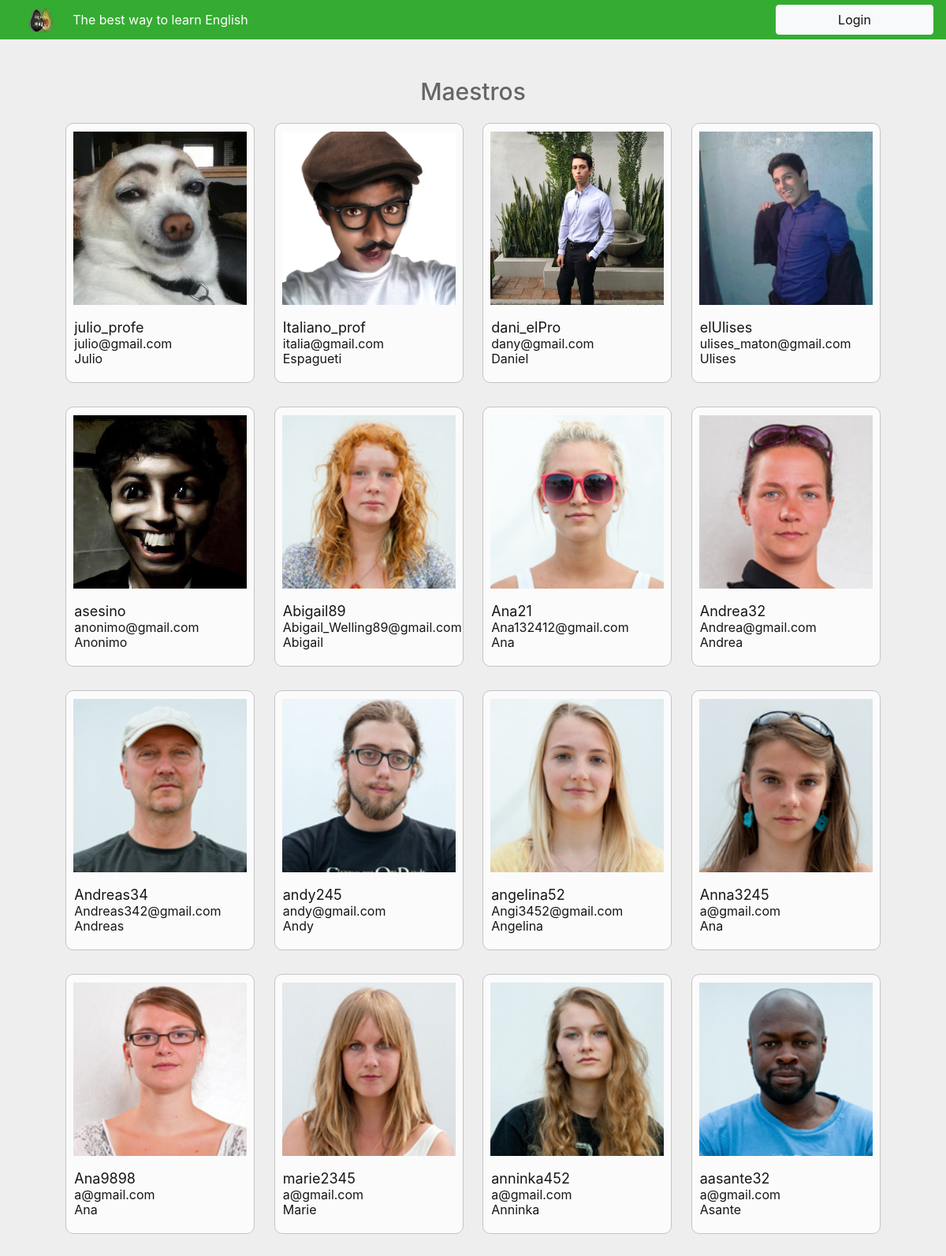
The page /listar_maestro/ on the database its author committed.
### app/models.py (models this page shows, shortened)
class Maestro(models.Model):
    name=models.OneToOneField(User)
    nombre=models.CharField(max_length=30)
    apellido=models.CharField(max_length=30)
    correo=models.CharField(max_length=30)
    foto=models.ImageField(upload_to="images")
    titulo = models.CharField(max_length=300,null=True,blank=True)
    descripcion = models.TextField(max_length=1000,null=True,blank=True)

### app/views.py (the view)
# urls.py: url(r'^listar_maestro/$',views.ListMaestros,name="listar_maestro"),
def ListMaestros(request):
    current=request.user.username
    isTeacher=False
    currentReal=""
    teachers=Maestro.objects.all()
    for teacher in teachers:
        nombre=str(teacher.name)
        if current == nombre:
            currentReal=teacher #En esta variable se guarda el objeto actual
            isTeacher=True
    alumnos=Alumno.objects.all()
    for alumno in alumnos:
        nombre=str(alumno.name)
        if current == nombre:
            currentReal=alumno #En esta variable se guarda el objeto actual
    return render(request,'list_maestro.html',{"isTeacher":isTeacher,"current":currentReal,"object_list":Maestro.objects.all()})

### Templates/list_maestro.html (shortened to what this page needs)
{% extends 'base.html' %}
{%load staticfiles%}
{% block style%}
    <link rel="stylesheet" href="{% static 'css/lista_maestros.css' %}">
{%endblock%}
{% block body %}
  <div align="center">
    <section class="contenedor_maestros">
      <h2 class="lista_maestros_titulo">Maestros</h2>
      {% for object in object_list %}
        <a href="/detail_tutor/{{object.id}}">
          <div class="maestro_contenedor">
              <img src="{{object.foto.url}}" alt="no image">
              <div class="maestro_informacion">
                <p class="maestro_nombre">{{object.name}}</p>
                <p>{{object.correo}}</p>
                <p>{{object.nombre}}</p>
              </div>
          </div>
        </a>
      {%endfor%}
    </section>
  </div>
{% endblock %}

### static/css/estilo_base.css (style rules this page uses)
body { background-color: #EEE; }

### static/css/lista_maestros.css (style rules this page uses)
.contenedor_maestros { display: inline-block; width: 90%; margin: 25px 0; padding-top: 25px; padding-bottom: 30px; }
.lista_maestros_titulo { color: rgb(102, 102, 102); font-size: 30px; }
.maestro_contenedor { display: inline-block; width: 240px; height: 330px; margin: 15px 10px; border-radius: 10px; border: solid 1px rgb(196, 196, 198); background-color: rgb(251, 251, 251); }
.maestro_contenedor img { margin: 10px 0; width: 220px; height: 220px; object-fit: cover; }
.maestro_informacion { padding: 10px; }
.maestro_informacion p { text-align: left; margin: -5px 0; color: rgb(22, 22, 22); }
.maestro_nombre { font-size: 18px; }

### rows shown on the page
Maestro: foto (picture), name "julio_profe", correo "julio@gmail.com", nombre "Julio"
Maestro: foto (picture), name "Italiano_prof", correo "italia@gmail.com", nombre "Espagueti"
Maestro: foto (picture), name "dani_elPro", correo "dany@gmail.com", nombre "Daniel"
Maestro: foto (picture), name "elUlises", correo "ulises_maton@gmail.com", nombre "Ulises"
Maestro: foto (picture), name "asesino", correo "anonimo@gmail.com", nombre "Anonimo"
Maestro: foto (picture), name "Abigail89", correo "Abigail_Welling89@gmail.com", nombre "Abigail"
Maestro: foto (picture), name "Ana21", correo "Ana132412@gmail.com", nombre "Ana"
Maestro: foto (picture), name "Andrea32", correo "Andrea@gmail.com", nombre "Andrea"
Maestro: foto (picture), name "Andreas34", correo "Andreas342@gmail.com", nombre "Andreas"
Maestro: foto (picture), name "andy245", correo "andy@gmail.com", nombre "Andy"
Maestro: foto (picture), name "angelina52", correo "Angi3452@gmail.com", nombre "Angelina"
Maestro: foto (picture), name "Anna3245", correo "a@gmail.com", nombre "Ana"
Maestro: foto (picture), name "Ana9898", correo "a@gmail.com", nombre "Ana"
Maestro: foto (picture), name "marie2345", correo "a@gmail.com", nombre "Marie"
Maestro: foto (picture), name "anninka452", correo "a@gmail.com", nombre "Anninka"
Maestro: foto (picture), name "aasante32", correo "a@gmail.com", nombre "Asante"
